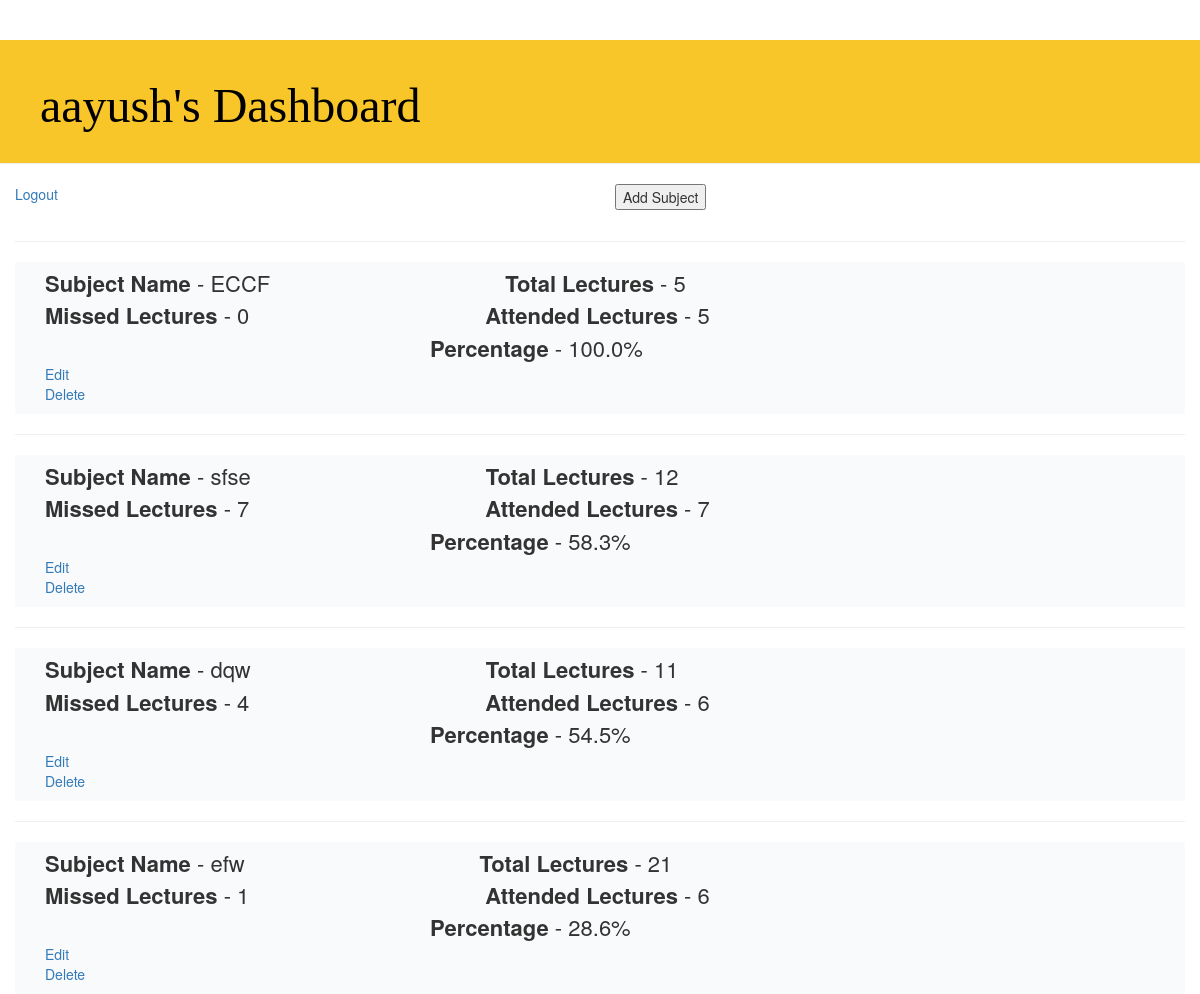
The page /dashboard/ (signed in) on the database its author committed.
### myattendance/models.py (models this page shows, shortened)
class StudentEntries(models.Model):
    student_name = models.ForeignKey(User , on_delete=models.CASCADE, null=True)
    subject_name = models.CharField(max_length=250,null=True)
    total_lectures = models.IntegerField(default=0)
    attended_lectures = models.IntegerField(default=0)
    missed_lectures = models.IntegerField(default=0)
    idn= models.IntegerField(default=0)
    percentage = models.FloatField(default=0)

### myattendance/views.py (the view)
# urls.py: path('dashboard/',views.dashboard, name='dashboard'),
@login_required
def dashboard(request):
    db = StudentEntries.objects.all()
    return render(request,"dash.html",{'db':db})

### templates/dash.html (shortened to what this page needs)
{%extends 'base.html'%}
{%block content %}
<div class="page-header">
    <h1>{{user.username}}'s Dashboard</h1>
</div>
<div class="col-xs-6">
{% if user.is_authenticated %}
    <a href="{% url 'logout' %}">Logout</a>
    {% else %}
    <a href="{% url 'login_url' %}">Login</a>
    <a href="{% url 'register_url' %}">Register</a>
{%endif%}
</div>
<div class="col-xs-6">
<form action="addsubject">
        <input type="submit" value="Add Subject" style="margin-left: 0px">
    </form>
</div>
{%for i in db %}
    <div class="col-xs-12">
    {% ifequal request.user i.student_name %}
        <hr>
        <div class="col-xs-12 shadow_method" style="padding-bottom:10px">
        <span class="ft" style="margin-left: 15px"><b>Subject Name</b> - {{i.subject_name}}</span>
        <span class="ft" style="margin-left: 231px"><b>Total Lectures</b> - {{i.total_lectures}}</span><br>
        <span class="ft" style="margin-left: 15px"><b>Missed Lectures</b> - {{i.missed_lectures}}</span>
        <span class="ft" style="margin-left: 232px"><b>Attended Lectures</b> - {{i.attended_lectures}}</span>
        <span class="ft" style="margin-left: 400px"><b>Percentage</b> - {{i.percentage}}%</span>
        <form action="edit">
            <a href="{% url 'edit' sb=i.idn %}" style="margin-left:15px">Edit</a>
        </form>
        <form action="delete">
            <a href="{% url 'delete' sb=i.idn %}" style="margin-left:15px">Delete</a>
        </form>
        </div>
    {% endifequal %}
    </div>
{% endfor %}
{% endblock %}

### templates/base.html (shortened to what this page needs)
<!DOCTYPE html>
<html lang="en">
<head>
    <link rel="stylesheet" href="//maxcdn.bootstrapcdn.com/bootstrap/3.2.0/css/bootstrap.min.css">
    <link rel="stylesheet" href="//maxcdn.bootstrapcdn.com/bootstrap-theme/3.2.0/css/bootstrap-theme.min.css">
</head>
<body>
    {% block content %}
    {% endblock %}
</body>
</html>

### templates/base.html (style rules this page uses)
.shadow_method { background-color: rgb(18, 86, 164,0.3); box-shadow:inset 0 0 0 99999px rgba(255,255,255,0.9); padding-top: 5px; }
.page-header { padding: 20px 20px 20px 40px; background-color: rgb(248, 198, 40); }
.page-header h1 { color: black; font-size: 36pt; font-family: 'Lobster'; }
.ft { font-size:22px; }

### rows shown on the page
StudentEntries: subject_name "ECCF", total_lectures "5", missed_lectures "0", attended_lectures "5", percentage "100.0"
StudentEntries: subject_name "sfse", total_lectures "12", missed_lectures "7", attended_lectures "7", percentage "58.3"
StudentEntries: subject_name "dqw", total_lectures "11", missed_lectures "4", attended_lectures "6", percentage "54.5"
StudentEntries: subject_name "efw", total_lectures "21", missed_lectures "1", attended_lectures "6", percentage "28.6"

### other values the page prints
{{ user.username }} "aayush"
